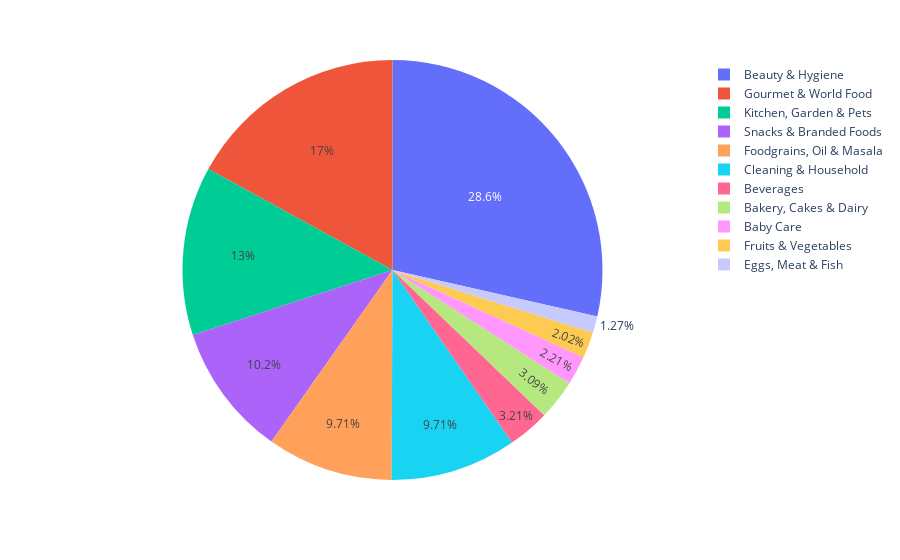

The notebook cell saved with this chart:
### Code cell
px.pie(values=df.category.value_counts(),names=df.category.value_counts().index)

### Figure 1 — Plotly figure (JSON) as saved in the notebook; plotly's stock layout.template omitted (floating-point values rounded to 4 significant figures)
{"data": [{"domain": {"x": [0, 1], "y": [0, 1]}, "hovertemplate": "label=%{label}<br>value=%{value}<extra></extra>", "labels": ["Beauty & Hygiene", "Gourmet & World Food", "Kitchen, Garden & Pets", "Snacks & Branded Foods", "Foodgrains, Oil & Masala", "Cleaning & Household", "Beverages", "Bakery, Cakes & Dairy", "Baby Care", "Fruits & Vegetables", "Eggs, Meat & Fish"], "legendgroup": "", "name": "", "showlegend": true, "type": "pie", "values": [7867, 4690, 3579, 2814, 2676, 2675, 885, 851, 610, 557, 350]}], "layout": {"autosize": true, "legend": {"tracegroupgap": 0}, "margin": {"t": 60}}}
